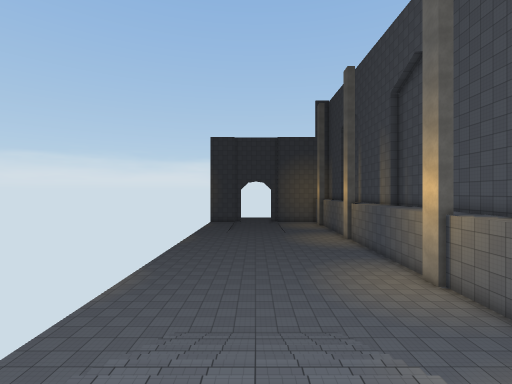
View 1 (above)

23 first-person views from a walk through a 3-D level made in the Unity game engine. The camera is 1.5 m above the floor, looks level and sees 85° across. The floor is counted in squares, 2 m on a side. Each view is taken from the middle of a square. On the plan, view 1 faces up. The plan holds only what a view shows up to about 10 squares ahead; the rest is blank. The place goes on beyond the plan. The player character is not drawn. Some animated figures are left out. Surface patterns are stand-ins for the level's own textures.

View 2
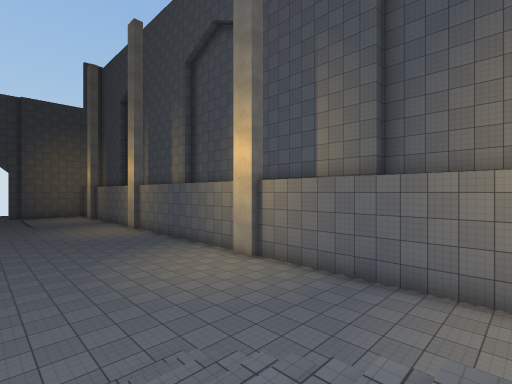

View 3
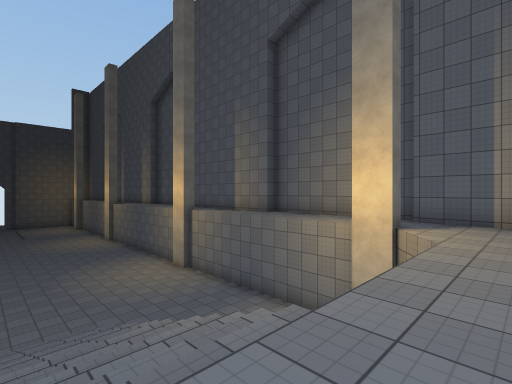

View 4
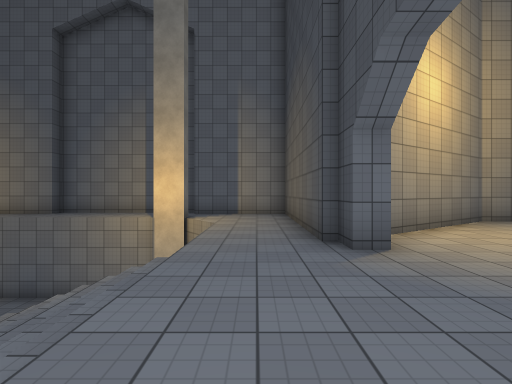

View 5
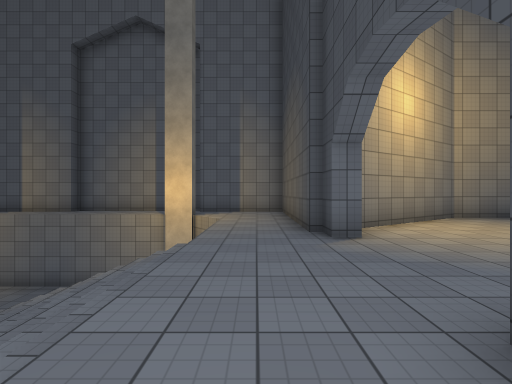

View 6
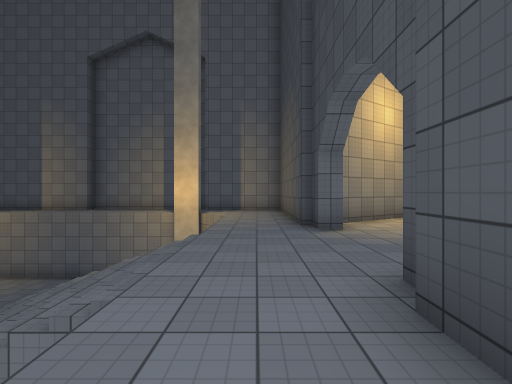

View 7
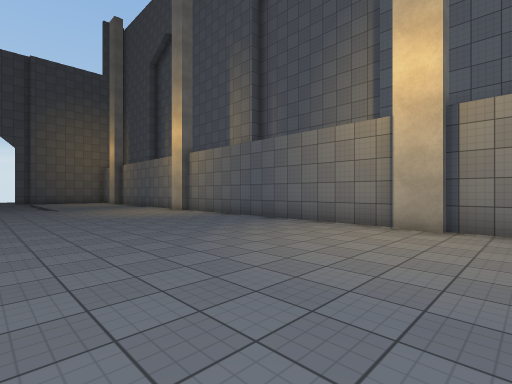

View 8
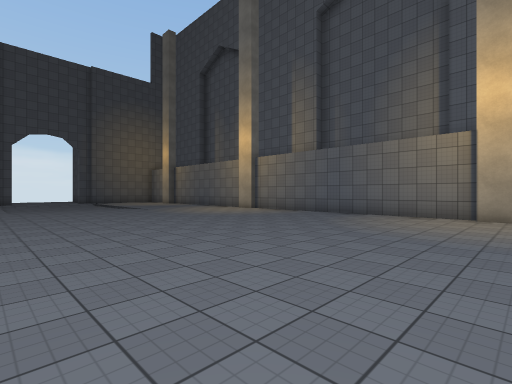

View 9
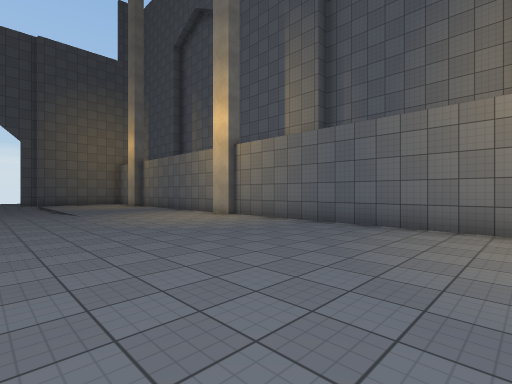

View 10
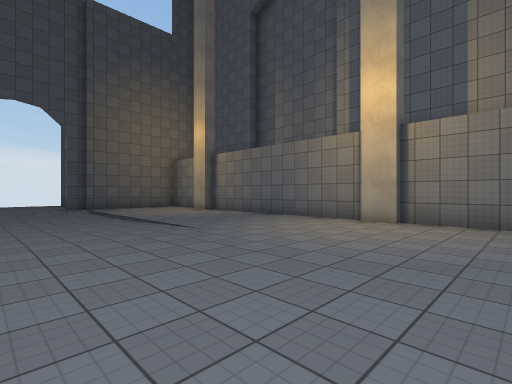

View 11
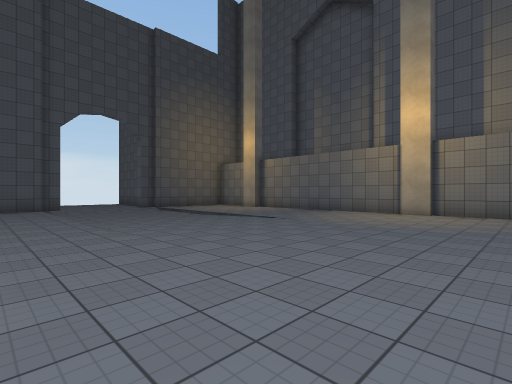

View 12
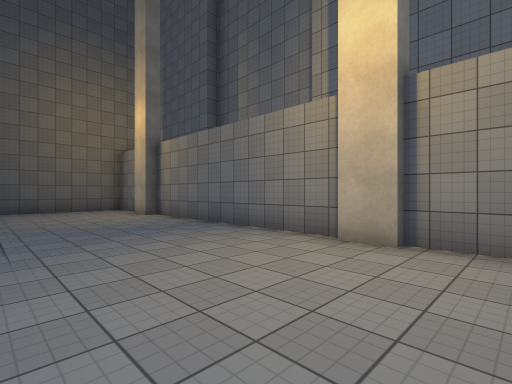

View 13
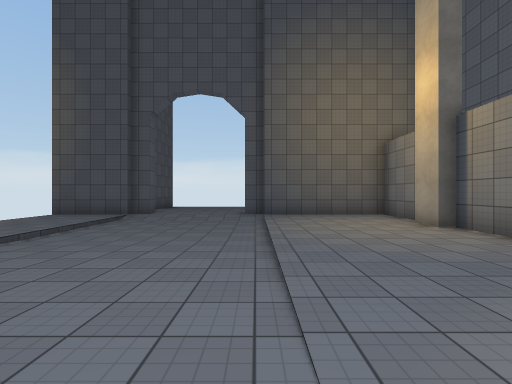

View 14
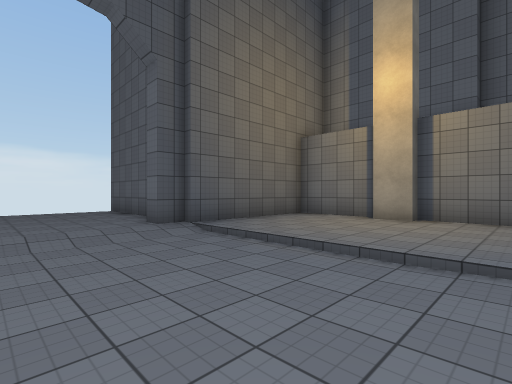

View 15
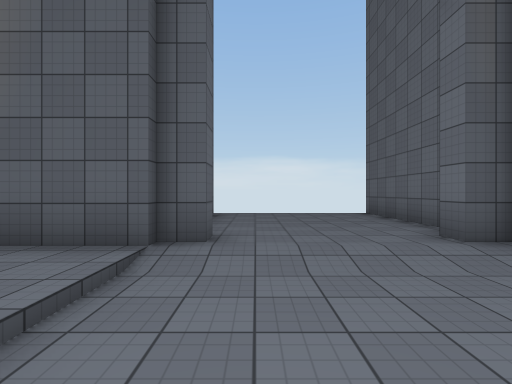

View 16
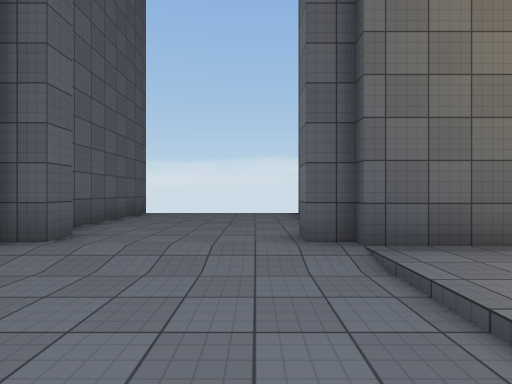

View 17
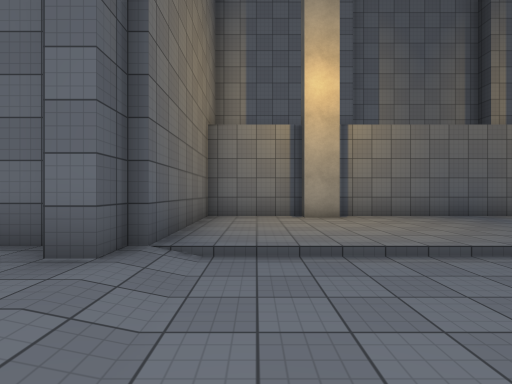

View 18
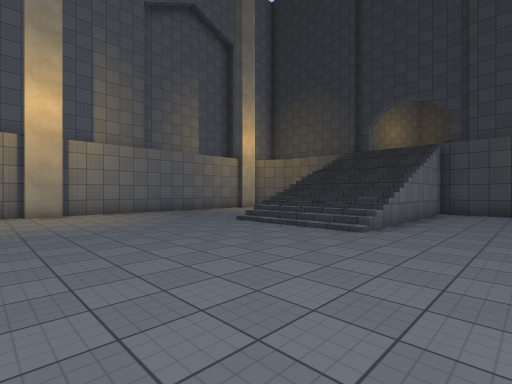

View 19
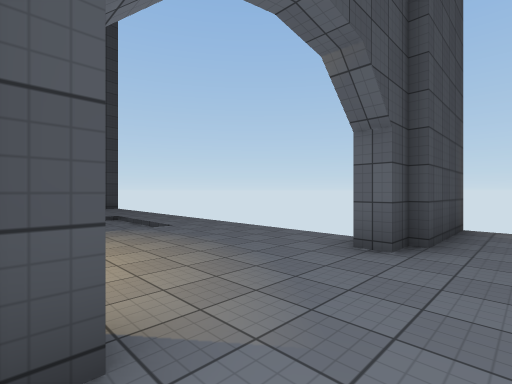

View 20
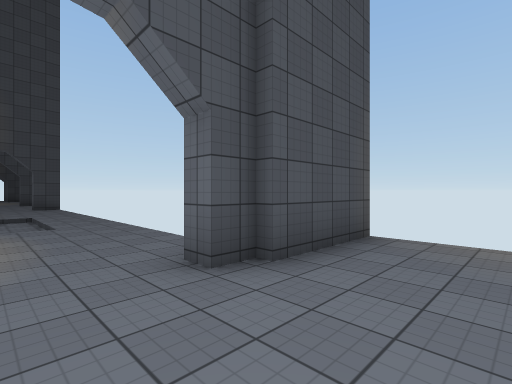

View 21
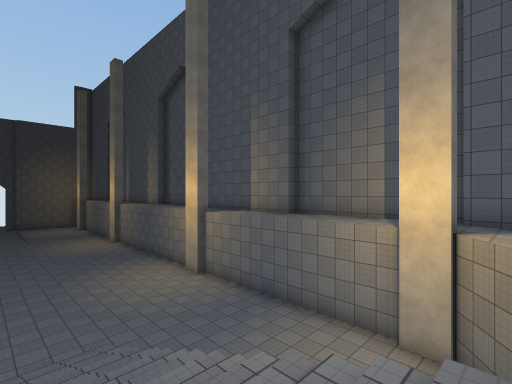

View 22
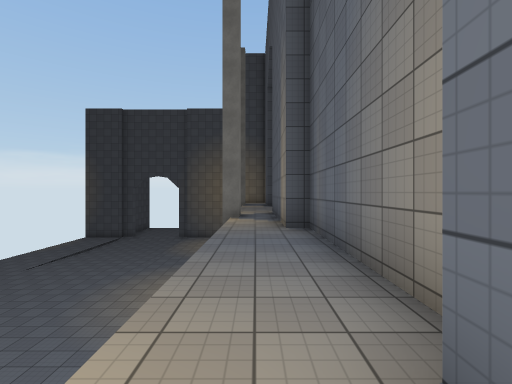

View 23
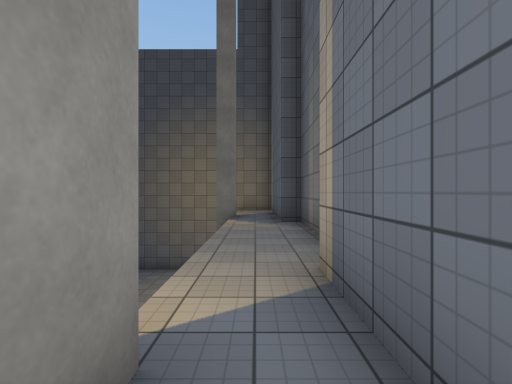

### Floor plan
Key: @ floor where view 1 was taken; # wall or solid block; . main floor; - floor 0.25 m lower than the main floor; : floor 4.75 m higher than the main floor; / step, stairs or slope.
Columns run from 5 left of view 1 to 8 right of it. Each row starts with its distance up from view 1.
 33   #.....#
 32   #.....#
 31   #.....#
 30 ####...######
 29 #../////....:#
 28  ..-----....:#
 27  ..-----....:#
 26  ..-----...#:#
 25  ..-----....:#
 24  ..-----....:#
 23  ..-----....:#
 22  ...........:#
 21  ...........:#
 20  ...........:#
 19  ..........#:#
 18  ...........:#
 17  ...........:#
 16  ...........:#
 15   ..........:#
 14   ..........:#
 13   ..........:#
 12   ..........:#
 11  ...........:#
 10  ..........#:#
  9  ...........:#
  8  ...........:#
  7  ...........:#
  6  ...///.....:#
  5  ...///.....:#
  4  ...///.....:#
  3  ...///. ...:#
  2  ...///.  ..:#
  1   ..///.  .#:#
  0  :://@/ ://::#
 -1  ::::::::::::#
 -2 ####:::#######
 -3    :::::##
 -4    ::::::#
 -5    ::::::#

Where each view was taken, in squares from view 1:
view 1: 0 up, 0 right, facing up
view 2: 3 up, 0 right, facing up-right
view 3: 1 down, 0 right, facing up-right
view 4: 1 down, 2 left, facing right
view 5: 1 down, 3 left, facing right
view 6: 1 down, 4 left, facing right
view 7: 8 up, 0 right, facing up-right
view 8: 9 up, 3 left, facing up-right
view 9: 11 up, 0 right, facing up-right
view 10: 16 up, 1 left, facing up-right
view 11: 16 up, 4 left, facing up-right
view 12: 17 up, 2 right, facing up-right
view 13: 20 up, 2 right, facing up
view 14: 24 up, 1 left, facing up-right
view 15: 26 up, 1 left, facing up
view 16: 26 up, 1 right, facing up
view 17: 28 up, 1 left, facing right
view 18: 11 up, 4 left, facing down-right
view 19: 1 down, 2 right, facing down-left
view 20: 0 up, 0 right, facing down-left
view 21: 0 up, 0 right, facing up-right
view 22: 10 up, 7 right, facing up
view 23: 18 up, 7 right, facing up
